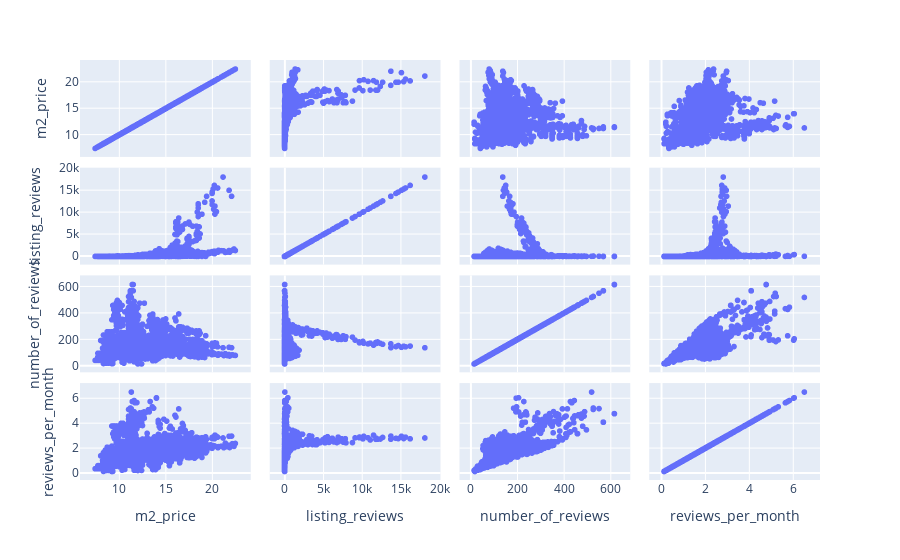

Here is the notebook cell this chart was saved with:
### Code cell
# "listing_reviews", "number_of_reviews", "reviews_per_month"
df_scatter4 = df[["m2_price","listing_reviews", "number_of_reviews", "reviews_per_month"]]
fig = px.scatter_matrix(df_scatter4)
fig.show()

### Figure 1 — Plotly figure (JSON) as saved in the notebook; plotly's stock layout.template omitted (floating-point values rounded to 4 significant figures; data arrays with more than 128 entries replaced by an {"elided": "..."} marker saying what was removed)
{"data": [{"dimensions": [{"axis": {"matches": true}, "label": "m2_price", "values": {"elided": "2218 float values"}}, {"axis": {"matches": true}, "label": "listing_reviews", "values": {"elided": "2218 int values"}}, {"axis": {"matches": true}, "label": "number_of_reviews", "values": {"elided": "2218 float values"}}, {"axis": {"matches": true}, "label": "reviews_per_month", "values": {"elided": "2218 float values"}}], "hovertemplate": "%{xaxis.title.text}=%{x}<br>%{yaxis.title.text}=%{y}<extra></extra>", "legendgroup": "", "marker": {"color": "#636efa", "symbol": "circle"}, "name": "", "showlegend": false, "type": "splom"}], "layout": {"dragmode": "select", "legend": {"tracegroupgap": 0}, "margin": {"t": 60}}}
